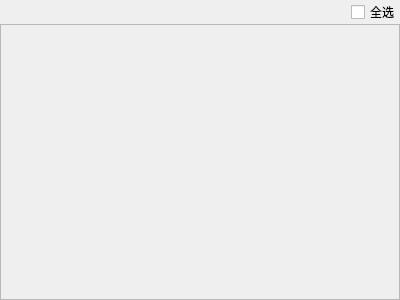
<?xml version="1.0" encoding="UTF-8"?>
<ui version="4.0">
 <class>ExSwitchSet</class>
 <widget class="QWidget" name="ExSwitchSet">
  <property name="geometry">
   <rect>
    <x>0</x>
    <y>0</y>
    <width>400</width>
    <height>300</height>
   </rect>
  </property>
  <property name="windowTitle">
   <string>ExSwitchSet</string>
  </property>
  <layout class="QGridLayout" name="gridLayout_2" rowstretch="1,15">
   <property name="verticalSpacing">
    <number>0</number>
   </property>
   <property name="margin">
    <number>0</number>
   </property>
   <item row="0" column="0">
    <layout class="QHBoxLayout" name="horizontalLayout">
     <item>
      <spacer name="horizontalSpacer">
       <property name="orientation">
        <enum>Qt::Horizontal</enum>
       </property>
       <property name="sizeHint" stdset="0">
        <size>
         <width>40</width>
         <height>20</height>
        </size>
       </property>
      </spacer>
     </item>
     <item>
      <widget class="QCheckBox" name="ck_SelectAll">
       <property name="text">
        <string>全选</string>
       </property>
      </widget>
     </item>
    </layout>
   </item>
   <item row="1" column="0">
    <widget class="QWidget" name="widget" native="true">
     <layout class="QGridLayout" name="gridLayout">
      <property name="horizontalSpacing">
       <number>0</number>
      </property>
      <property name="margin">
       <number>0</number>
      </property>
      <item row="0" column="0">
       <widget class="QFrame" name="frame">
        <property name="frameShape">
         <enum>QFrame::StyledPanel</enum>
        </property>
        <property name="frameShadow">
         <enum>QFrame::Raised</enum>
        </property>
       </widget>
      </item>
     </layout>
    </widget>
   </item>
  </layout>
 </widget>
 <layoutdefault spacing="6" margin="11"/>
 <resources/>
 <connections/>
</ui>
